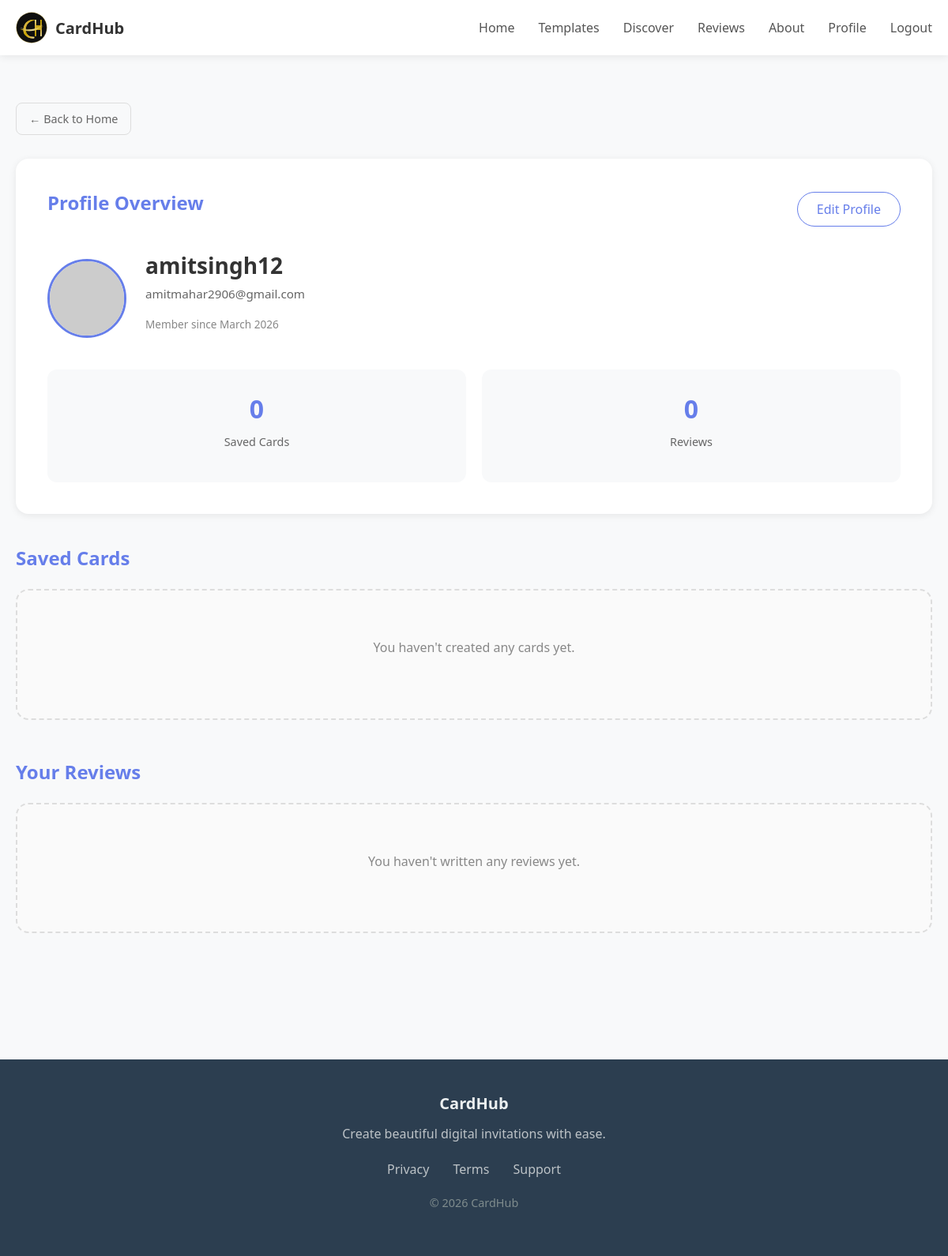
Screenshot of /profile (signed in) with the database file from the repository.
### app.py (models this page shows, shortened)
class User(db.Model):
    __tablename__ = "users"
    id = db.Column(db.Integer, primary_key=True)
    username = db.Column(db.String(80), unique=True, nullable=False)
    email = db.Column(db.String(120), unique=True, nullable=False)
    password_hash = db.Column(db.String(255), nullable=False)
    avatar_style = db.Column(db.String(50), nullable=True, default="avataaars")
    created_at = db.Column(db.DateTime, default=datetime.utcnow)
    reviews = db.relationship("Review", backref="user", lazy=True)

### app.py (the view)
@app.route("/profile")
@login_required
def profile():
    user = current_user()
    cards = Card.query.filter_by(user_id=user.id).order_by(Card.created_at.desc()).all()
    for card in cards:
        if card.template_id:
            card.template = db.session.get(Template, card.template_id)
    user_reviews = Review.query.filter_by(user_id=user.id).order_by(Review.created_at.desc()).all()
    return render_template(
        "profile.html",
        user=user,
        cards=cards,
        reviews=user_reviews,
    )

### app.py (called while the page is built)
def current_user():
    uid = session.get("user_id")
    if not uid:
        return None
    return db.session.get(User, uid)

def login_required(f):
    @wraps(f)
    def wrapper(*args, **kwargs):
        if not session.get("user_id"):
            flash("Please log in to continue.", "warning")
            return redirect(url_for("login", next=request.path))
        return f(*args, **kwargs)
    return wrapper

@app.context_processor
def inject_globals():
    user = current_user()
    return {
        "current_user_obj": user,
        "USER_ROLE": "free"
    }

### templates/profile.html (shortened to what this page needs)
{% extends "base.html" %}
{% block content %}
<section style="max-width: 1200px; margin: 0 auto; padding: 60px 20px 100px;">
  <div style="margin-bottom: 30px;">
    <a href="{{ url_for('index') }}" style="display: inline-flex; align-items: center; gap: 8px; padding: 10px 16px; border: 1px solid #ddd; border-radius: 8px; color: #666; font-size: 0.9rem;">
      ← Back to Home
    </a>
  </div>
  <section style="background: white; border-radius: 16px; padding: 40px; box-shadow: 0 2px 10px rgba(0,0,0,0.08); margin-bottom: 40px;">
    <div style="display: flex; justify-content: space-between; align-items: center; flex-wrap: wrap; gap: 15px; margin-bottom: 30px;">
      <h2 style="font-size: 1.5rem; color: #667eea;">Profile Overview</h2>
      <a href="{{ url_for('edit_profile') }}" style="padding: 10px 24px; border: 1px solid #667eea; border-radius: 25px; color: #667eea; font-weight: 500; text-decoration: none;">
         Edit Profile
      </a>
    </div>
    <div style="display: flex; flex-direction: column; gap: 30px;">
      <div style="display: flex; align-items: center; gap: 24px; flex-wrap: wrap;">
        <img src="https://api.dicebear.com/7.x/{{ user.avatar_style or 'avataaars' }}/svg?seed={{ user.username }}" alt="Avatar" style="width: 100px; height: 100px; border-radius: 50%; border: 3px solid #667eea;">
        <div>
          <h1 style="font-size: 1.75rem; color: #333; margin-bottom: 5px;">{{ user.username }}</h1>
          <p style="color: #666; font-size: 0.95rem;">{{ user.email }}</p>
          <p style="color: #888; font-size: 0.85rem; margin-top: 5px;">Member since {{ user.created_at.strftime('%B %Y') }}</p>
        </div>
      </div>
      <div style="display: grid; grid-template-columns: repeat(2, 1fr); gap: 20px;">
        <div style="background: #f8f9fa; border-radius: 12px; padding: 24px; text-align: center;">
          <p style="font-size: 2rem; font-weight: 700; color: #667eea; margin: 0;">{{ cards|length }}</p>
          <p style="color: #666; font-size: 0.9rem; margin-top: 5px;">Saved Cards</p>
        </div>
        <div style="background: #f8f9fa; border-radius: 12px; padding: 24px; text-align: center;">
          <p style="font-size: 2rem; font-weight: 700; color: #667eea; margin: 0;">{{ reviews|length }}</p>
          <p style="color: #666; font-size: 0.9rem; margin-top: 5px;">Reviews</p>
        </div>
      </div>
    </div>
  </section>
  <section style="margin-bottom: 50px;">
    <h2 style="font-size: 1.5rem; color: #667eea; margin-bottom: 24px;">Saved Cards</h2>
    {% if cards %}
    <div class="grid grid-4">
      {% for c in cards %}
      <div style="background: white; border-radius: 12px; overflow: hidden; box-shadow: 0 2px 8px rgba(0,0,0,0.08);">
        <a href="{{ url_for('edit_card', card_id=c.id) }}" style="text-decoration: none;">
          <div style="aspect-ratio: 3/4; display: flex; align-items: center; justify-content: center; text-align: center; padding: 20px; position: relative;
            {% if c.template and c.template.bg_image %}
              background-image: url('{{ c.template.bg_image }}'); background-size: cover; background-position: center;
            {% else %}
              background: {{ c.bg_color or '#f0f0f0' }};
            {% endif %}
          ">
            {% if c.template and c.template.bg_image %}
            <div style="position: absolute; inset: 0; background: rgba(0,0,0,0.5);"></div>
            {% endif %}
            <div style="position: absolute; inset: 15px; border-radius: 10px; border: 1px solid rgba(102, 126, 234, 0.3); pointer-events: none;"></div>
            <div style="position: relative; z-index: 1; color: {% if c.template and c.template.bg_image %}white{% else %}#333{% endif %}; width: 85%;">
              {% if c.label_text %}<p style="font-size: 0.65rem; text-transform: uppercase; letter-spacing: 1px; opacity: 0.8;">{{ c.label_text }}</p>{% endif %}
              {% if c.title_text %}<h3 style="font-size: 1.25rem; margin: 5px 0; font-family: 'Great Vibes', cursive; color: #667eea;">{{ c.title_text }}</h3>{% endif %}
              {% if c.line1_text %}<p style="font-size: 0.7rem; opacity: 0.9; margin-top: 8px;">{{ c.line1_text }}</p>{% endif %}
              {% if c.line2_text %}<p style="font-size: 0.65rem; opacity: 0.7; margin-top: 6px;">{{ c.line2_text }}</p>{% endif %}
            </div>
          </div>
        </a>
        <div style="padding: 15px; background: white;">
          <div style="display: flex; justify-content: space-between; align-items: center; margin-bottom: 10px;">
            <p style="font-size: 0.85rem; font-weight: 500; color: #333; margin: 0; white-space: nowrap; overflow: hidden; text-overflow: ellipsis; max-width: 60%;">{{ c.template.name if c.template else 'Template #' ~ c.template_id }}</p>
            <span style="font-size: 0.75rem; color: #888;">{{ c.created_at.strftime('%d %b %Y') }}</span>
          </div>
          <div style="display: flex; gap: 8px;">
            <a href="{{ url_for('edit_card', card_id=c.id) }}" style="flex: 1; padding: 8px; background: #667eea; color: white; font-size: 0.8rem; font-weight: 500; border-radius: 6px; text-align: center; text-decoration: none;">
              Edit
            </a>
            <form method="POST" action="{{ url_for('delete_card', card_id=c.id) }}" onsubmit="return confirm('Delete this card?');" style="flex: 1;">
              <button type="submit" style="width: 100%; padding: 8px; background: #e74c3c; color: white; font-size: 0.8rem; font-weight: 500; border-radius: 6px; border: none; cursor: pointer;">
                Delete
              </button>
            </form>
          </div>
        </div>
      </div>
      {% endfor %}
    </div>
    {% else %}
    <div style="border: 2px dashed #ddd; border-radius: 16px; padding: 60px; text-align: center; background: #fafafa;">
      <p style="color: #888;">You haven't created any cards yet.</p>
    </div>
    {% endif %}
  </section>
  <section>
    <h2 style="font-size: 1.5rem; color: #667eea; margin-bottom: 24px;">Your Reviews</h2>
    {% if reviews %}
    <div class="grid grid-2">
      {% for r in reviews %}
      <article style="background: white; border-radius: 12px; padding: 24px; box-shadow: 0 2px 8px rgba(0,0,0,0.08);">
        <p style="font-weight: 600; color: #333;">
          <span style="color: #f39c12; font-size: 1.1rem;">★ {{ r.rating }}</span>
          on {{ r.template.name if r.template else 'Unknown Template' }}
        </p>
        <p style="color: #666; font-size: 0.95rem; margin-top: 12px; line-height: 1.6;">{{ r.comment }}</p>
        <p style="color: #888; font-size: 0.8rem; margin-top: 12px;">{{ r.created_at.strftime('%d %b %Y') }}</p>
      </article>
      {% endfor %}
    </div>
    {% else %}
    <div style="border: 2px dashed #ddd; border-radius: 16px; padding: 60px; text-align: center; background: #fafafa;">
      <p style="color: #888;">You haven't written any reviews yet.</p>
    </div>
    {% endif %}
  </section>
</section>
{% endblock %}

### static/css/styles.css (style rules this page uses)
* { -webkit-tap-highlight-color: transparent; box-sizing: border-box; }
html, body { overflow-x: hidden; scroll-behavior: smooth; }
body { background: #f8f9fa; font-family: 'Segoe UI', system-ui, sans-serif; color: #333; -webkit-font-smoothing: antialiased; min-height: 100vh; margin: 0; padding: 0; }
h1, h2, h3, h4, h5, h6 { margin: 0 0 16px 0; font-weight: 600; line-height: 1.3; }
p { margin: 0 0 16px 0; line-height: 1.6; }
a { color: #4a90d9; text-decoration: none; }

### rows the page displays
User: username "amitsingh12", email "amitmahar2906@gmail.com", created_at "March 2026"

### other values shown
{{ label }} "Home Templates Discover Reviews About Profile"
{{ cards|length }} "0"
{{ reviews|length }} "0"
